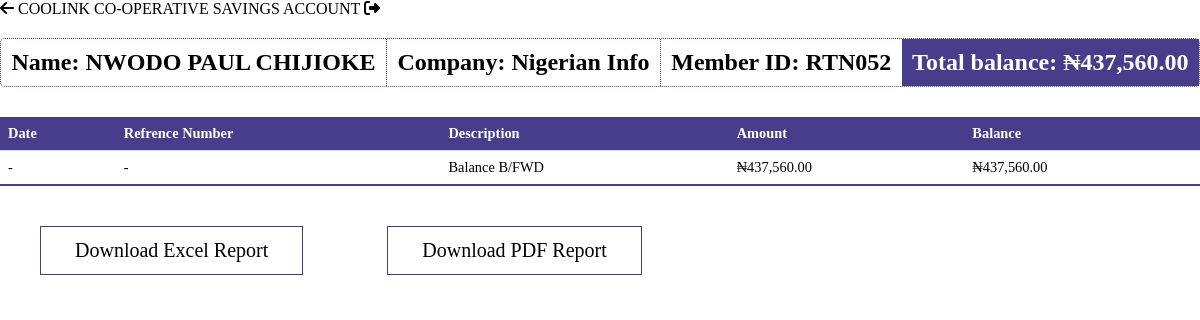
The app's page /savings_account/7 (signed in), older data.
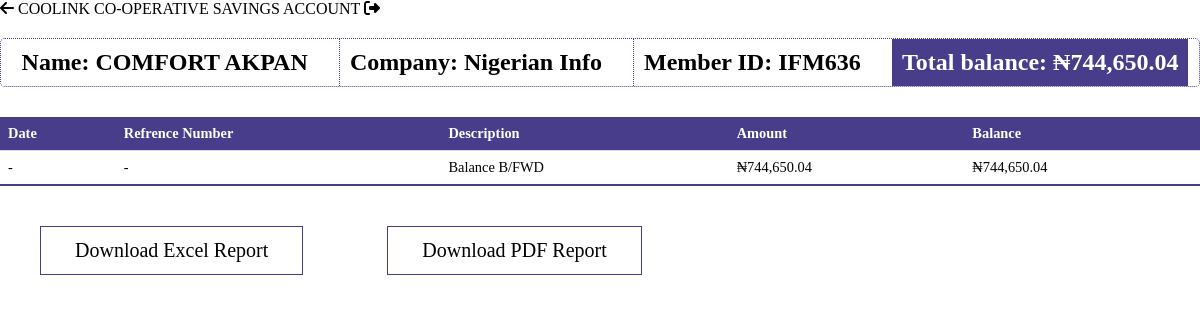
The same page, newer data.
### models.py (models this page shows, shortened)
class Person(db.Model,UserMixin):
    __tablename__ = 'persons'
    id = db.Column(db.Integer, primary_key=True)
    name = db.Column(db.String(100), nullable=False)
    role_id = db.Column(db.Integer, db.ForeignKey('roles.id'))
    email = db.Column(db.String, nullable=True,unique=True)
    password = db.Column(db.String(255), nullable=False)
    company_id = db.Column(db.Integer, db.ForeignKey('companies.id'))
    employee_id = db.Column(db.String, nullable=False,unique=True)
    phone_no = db.Column(db.String,unique=True)
    balance_bfd = db.Column(db.Float, default=0.0)
    total_balance = db.Column(db.Float, default=0.0)
    loan_balance = db.Column(db.Float, default=0.0)
    loan_balance_bfd = db.Column(db.Float, default=0.0)
    loans = db.relationship('Loan', backref='person')
    payments_made = db.relationship('SavingPayment', backref='payer', lazy=True)
    loan_payments_made = db.relationship('LoanPayment', backref='payer', lazy=True)

class Company(db.Model):
    __tablename__ = 'companies'
    id = db.Column(db.Integer, primary_key=True)
    name = db.Column(db.String(100), nullable=False,unique=True)
    balance_bfd = db.Column(db.Float, default=0.0)
    amount_accumulated = db.Column(db.Float, default=0.0)
    payments_made = db.relationship('BankPayment', backref='company_payer', lazy=True)
    employees = db.relationship('Person', backref='company', lazy=True)

### app.py (the view)
@app.route('/savings_account/<person_id>', methods=['GET', 'POST'])
@login_required
@role_required(['Admin','Secretary','Sub-Admin'])
def savings_account(person_id):
    person = query.get_person(person_id)
    payments = person.payments_made
    return render_template('query/savings_account.html', payments= payments,person=person)

### app.py (called while the page is built)
@login_manager.user_loader
def load_user(person_id):
    return Person.query.get(person_id)

def role_required(roles_required):
    def decorator(view_func):
        @wraps(view_func)
        def wrapper(*args, **kwargs):
            if not current_user.is_authenticated:
                flash("You must be logged in to access this page.", "danger")
                return redirect(url_for("login"))
            user_role = current_user.role
            if user_role.name not in roles_required:
                flash("You don't have the required role to access this page.", "danger")
                return redirect(url_for("dashboard"))  # Change this to your desired redirect
            return view_func(*args, **kwargs)
        return wrapper
    return decorator

@app.template_filter('currency')
@login_required
def currency(value):
    modified_value = format_currency(value)  # Modify the value as needed
    return modified_value

### filters.py (called while the page is built)
def format_currency(value, currency_symbol='₦', decimal_separator='.', thousands_separator=','):
    if value < 0:
        formatted_value = f'-{currency_symbol}{abs(value):,.2f}'
    else:
        formatted_value = f'{currency_symbol}{value:,.2f}'
    formatted_value = formatted_value.replace('.', decimal_separator).replace(',', thousands_separator)
    return formatted_value

### queries.py (called while the page is built)
    def get_person(self,person_id):
        person = Person.query.filter_by(id=person_id).first()
        return person

### templates/query/savings_account.html (shortened to what this page needs)
{%extends 'base.html' %}
{% block header%}
COOLINK CO-OPERATIVE SAVINGS ACCOUNT
{% endblock  %}
{% block anchor%}
<a href="{{ url_for('get_persons') }}" id='arrow'><i class="fa-solid fa-arrow-left"></i></a>
{% endblock  %}
{%block content%}
<body id="person">
    <div class="dp">
        <div class='p-tag'><h2>Name: {{ person.name }}</h2></div>
        <div class='p-tag'><h2>Company: {{ person.company.name }}</h2></div>
        <div class='p-tag'><h2>Member ID: {{ person.employee_id }}</h2></div>
        <div class='p-tag'><h2>Total balance: {{ person.total_balance | currency }}</h2></div>
    </div>
    <table class="tab-content">
                <tbody>
                    <tr>
                        <th>Date</th>
                        <th>Refrence Number</th>
                        <th>Description</th>
                        <th>Amount</th>
                        <th>Balance</th>
                    </tr>
                    <tr>
                        <td> - </td>
                        <td> - </td>
                        <td>Balance B/FWD</td>
                        <td>{{ person.balance_bfd | currency }}</td>
                        <td>{{ person.balance_bfd | currency }}</td>
                    </tr>
                </tbody>
            </table>
            <button id="downloadExcelButton">Download Excel Report</button>
            <button id="downloadPdfButton">Download PDF Report</button>
        </body>
{%endblock%}

### templates/base.html (shortened to what this page needs)
<!DOCTYPE html>
<html lang="en">
<head>
    <link rel="stylesheet" href="https://cdnjs.cloudflare.com/ajax/libs/font-awesome/6.4.0/css/all.min.css"/>
    <link rel="stylesheet" href="\static\css\style.css">
</head>
<body>
    <header class="dashboard">
        <section id="nav">
            {%block anchor%}<a href="{{url_for('dashboard')}}" id='arrow'><i class="fa-solid fa-arrow-left"></i></a>{%endblock%}
            <a id="head">{% block header%}{% endblock  %}</a>
            <a href="#" class="tail"><i class="fa-sharp fa-solid fa-right-from-bracket"></i></a>
        </section>
    </header>
    {%block content%} {%endblock%}
</body>
</html>

### static/css/style.css (style rules this page uses)
* { margin: 0; padding: 0; box-sizing: border-box; font-family:'Times New Roman', Times, serif; }
#person * { color: #000; max-width: 90em; margin: 0 auto; }
#person .tab-content { width: 100%; border-collapse: collapse; font-size: 0.9em; min-width: 400px; }
#person .tab-content tr th { background-color: #483d8b; color: #fff; text-align: left; font-weight: bold; }
#person th, #person td { padding: 8px; text-align: left; border-bottom: 1px solid #ddd; }
#person .tab-content tbody tr:nth-of-type(odd) { background-color: #f3f3f3; }
#person .tab-content tbody tr:last-of-type { border-bottom: 2px solid #483d8b; }
#person button { margin: 2em 2em; display: inline-block; text-decoration: none; border: 1px solid #483d8b; padding: 12px 34px; font-size: 20px; background: transparent; position: relative; cursor: pointer; }
#person .dp .p-tag { border-left: 1px dotted #483d8b; padding: 10px; }
#person .dp .p-tag:last-of-type { background-color: #483d8b; border: none }
#person .dp .p-tag:last-of-type h2 { color: #ffffff; }
#person .dp .p-tag:first-of-type { border: none }
#person .dp { display: flex; margin: 20px 0 30px; border-radius: 5px; border: 1px dotted #483d8b; }

Row changes from the older to the newer data that the page shows:
changed Person: name "NWODO PAUL CHIJIOKE" → "COMFORT AKPAN"; employee_id "RTN052" → "IFM636"; total_balance "₦437,560.00" → "₦744,650.04"; balance_bfd "₦437,560.00" → "₦744,650.04"
